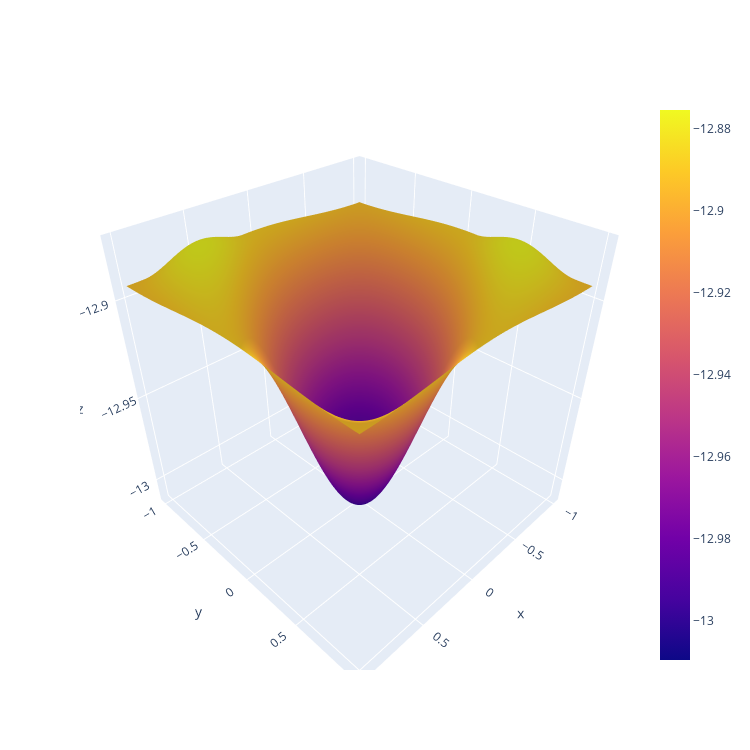

Write notebook code for a chart like this one.
### Code cell
figure = go.Figure(data=[go.Surface(x=quasiwavevector_components, 
                                    y=quasiwavevector_components, 
                                    z=energies[:, :, 0])])
figure.update_layout(autosize=False, width=750, height=750)
figure.show()
